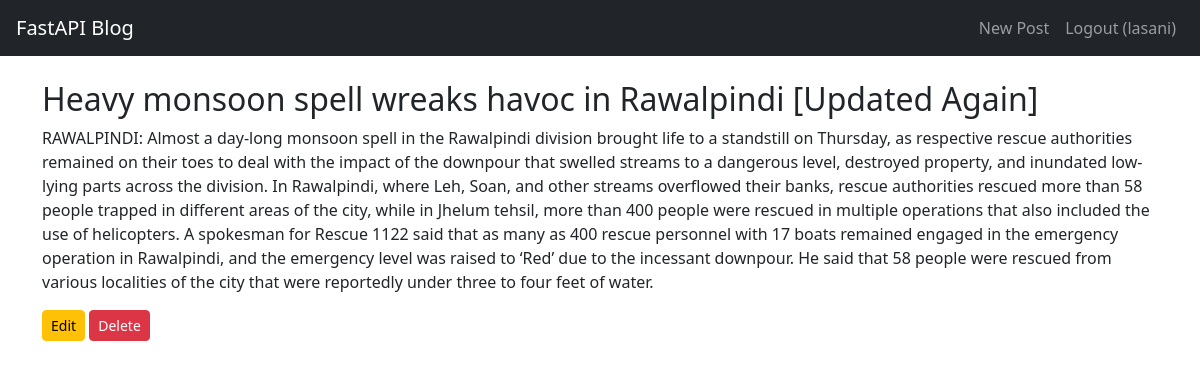
/post/heavy-monsoon-spell-wreaks-havoc-in-rawalpindi-updated-again (signed in), run on the app's committed database.
### app/models.py (models this page shows)
class User(Base):
    __tablename__ = "users"
    id = Column(Integer, primary_key=True, index=True)
    username = Column(String, unique=True, index=True, nullable=False)
    hashed_password = Column(String, nullable=False)
    posts = relationship("Post", back_populates="owner")

class Post(Base):
    __tablename__ = "posts"
    id = Column(Integer, primary_key=True, index=True)
    title = Column(String, index=True)
    content = Column(String)
    slug = Column(String, unique=True, index=True)
    owner_id = Column(Integer, ForeignKey("users.id"))
    owner = relationship("User", back_populates="posts")

### app/main.py (the view)
@app.get("/post/{slug}", response_class=deps.templates.TemplateResponse)
def read_post(
    slug: str,
    request: Request,
    db: Session = Depends(deps.get_db),
    user=Depends(deps.require_user),
):
    post = db.query(models.Post).filter(models.Post.slug == slug).first()
    if not post:
        raise HTTPException(status_code=404, detail="Post not found")
    flash = deps.get_flash(request)
    return deps.templates.TemplateResponse("post_detail.html", {
        "request": request,
        "post": post,
        "user": user,
        "flash": flash
    })

### app/templates/post_detail.html (shortened to what this page needs)
{% extends "base.html" %}
{% block content %}
<h2>{{ post.title }}</h2>
<p>{{ post.content }}</p>
{% if user and user.id == post.owner_id %}
    <a href="/post/{{ post.slug }}/edit" class="btn btn-sm btn-warning">Edit</a>
    <form action="/post/{{ post.slug }}/delete" method="post" style="display:inline;">
        <button class="btn btn-sm btn-danger" onclick="return confirm('Are you sure?')">Delete</button>
    </form>
{% endif %}
{% endblock %}

### app/templates/base.html (shortened to what this page needs)
<!DOCTYPE html>
<html lang="en">
<head>
    <link href="https://cdn.jsdelivr.net/npm/bootstrap@5.3.2/dist/css/bootstrap.min.css" rel="stylesheet">
</head>
<body>
    <nav class="navbar navbar-expand-lg navbar-dark bg-dark px-3">
        <a class="navbar-brand" href="/">FastAPI Blog</a>
        <div class="collapse navbar-collapse">
            <ul class="navbar-nav ms-auto">
                {% if user %}
                    <li class="nav-item"><a class="nav-link" href="/post/create">New Post</a></li>
                    <li class="nav-item"><a class="nav-link" href="/logout">Logout ({{ user.username }})</a></li>
                {% else %}
                    <li class="nav-item"><a class="nav-link" href="/register">Register</a></li>
                    <li class="nav-item"><a class="nav-link" href="/login">Login</a></li>
                {% endif %}
            </ul>
        </div>
    </nav>
    <div class="container mt-4">
        {% block content %}{% endblock %}
    </div>
</body>
</html>

### data on the page
User: username "lasani"
Post: title "Heavy monsoon spell wreaks havoc in Rawalpindi [Updated Again]", content "RAWALPINDI: Almost a day-long monsoon spell in the Rawalpindi division brought life to a standstill on Thursday, as respective rescue authorities remained on their toes to deal with the impact of the downpour that swelled streams to a dangerous level, destroyed property, and inundated low-lying parts across the division. In Rawalpindi, where Leh, Soan, and other streams overflowed their banks, rescue authorities rescued more than 58 people trapped in different areas of the city, while in Jhelum tehsil, more than 400 people were rescued in multiple operations that also included the use of helicopters. A spokesman for Rescue 1122 said that as many as 400 rescue personnel with 17 boats…"
